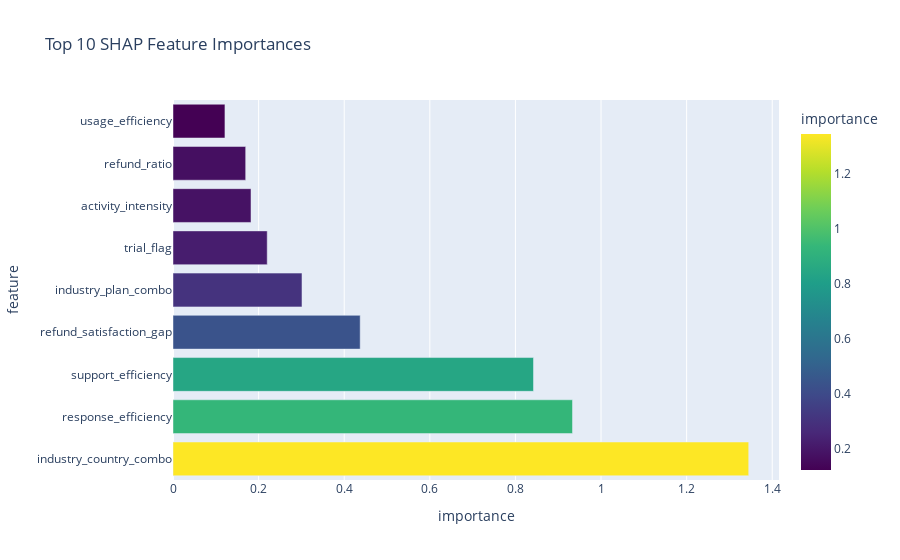

Notebook code cell kept with this figure:
### Code cell
# ==============================================================
# 4️⃣ FEATURE IMPORTANCE INSIGHT (FROM SHAP)
# ==============================================================
# Load top feature importances (generated in model_explainability.ipynb)
shap_path = os.path.join(model_dir, "shap_feature_importance.csv")
if os.path.exists(shap_path):
    shap_df = pd.read_csv(shap_path)
    fig3 = px.bar(
        shap_df.head(10),
        x="importance",
        y="feature",
        orientation="h",
        color="importance",
        title="Top 10 SHAP Feature Importances",
        color_continuous_scale="Viridis"
    )
    fig3.show()
else:
    print("⚠️ SHAP summary file not found — skipping feature importance visualization.")

### Figure 1 — Plotly figure (JSON) as saved in the notebook; plotly's stock layout.template omitted (floating-point values rounded to 4 significant figures)
{"data": [{"hovertemplate": "importance=%{marker.color}<br>feature=%{y}<extra></extra>", "legendgroup": "", "marker": {"color": [1.345, 0.9334, 0.8423, 0.4373, 0.3014, 0.2202, 0.1822, 0.1698, 0.1213], "coloraxis": "coloraxis", "pattern": {"shape": ""}}, "name": "", "orientation": "h", "showlegend": false, "textposition": "auto", "type": "bar", "x": [1.345, 0.9334, 0.8423, 0.4373, 0.3014, 0.2202, 0.1822, 0.1698, 0.1213], "xaxis": "x", "y": ["industry_country_combo", "response_efficiency", "support_efficiency", "refund_satisfaction_gap", "industry_plan_combo", "trial_flag", "activity_intensity", "refund_ratio", "usage_efficiency"], "yaxis": "y"}], "layout": {"barmode": "relative", "coloraxis": {"colorbar": {"title": {"text": "importance"}}, "colorscale": [[0, "#440154"], [0.1111, "#482878"], [0.2222, "#3e4989"], [0.3333, "#31688e"], [0.4444, "#26828e"], [0.5556, "#1f9e89"], [0.6667, "#35b779"], [0.7778, "#6ece58"], [0.8889, "#b5de2b"], [1, "#fde725"]]}, "legend": {"tracegroupgap": 0}, "title": {"text": "Top 10 SHAP Feature Importances"}, "xaxis": {"anchor": "y", "domain": [0, 1], "title": {"text": "importance"}}, "yaxis": {"anchor": "x", "domain": [0, 1], "title": {"text": "feature"}}}}
